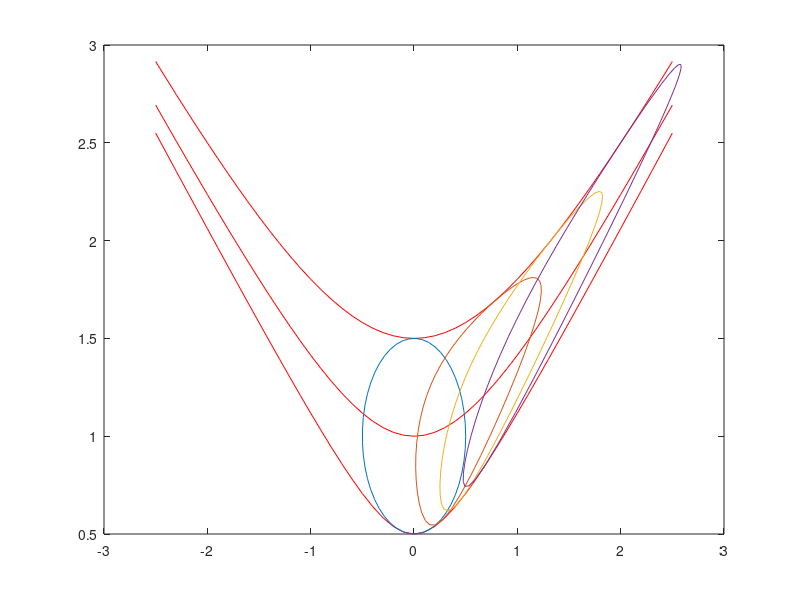

MATLAB code for this plot:
theta=linspace(0,2*pi,50);
theta = [theta, theta(1)];
x = 1/2*cos(theta);
y = 1/2*sin(theta)+1;

px = -2.5:0.1:2.5;
E = 1;
py = sqrt(E+px.^2);

hold off
plot(px,py,'r');
hold on
E = 1.5^2;
py = sqrt(E+px.^2);
plot(px,py,'r');
E = 0.5^2;
py = sqrt(E+px.^2);
plot(px,py,'r');


plot(x,y);
for t = 0.5:0.3:1.1
  qE = sqrt(x.^2+y.^2);
  C = asinh(x./qE);
  
  xx = qE.*sinh(t+C);
  yy = qE.*cosh(t+C);
  plot(xx,yy);
endfor

hold off
